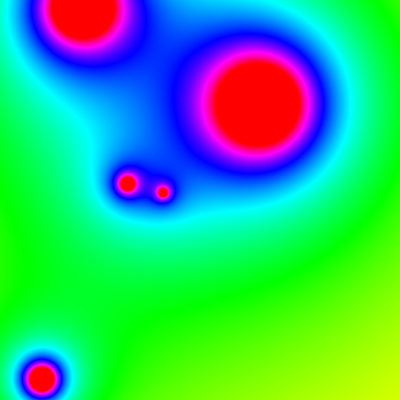
Frame 1 (no input)
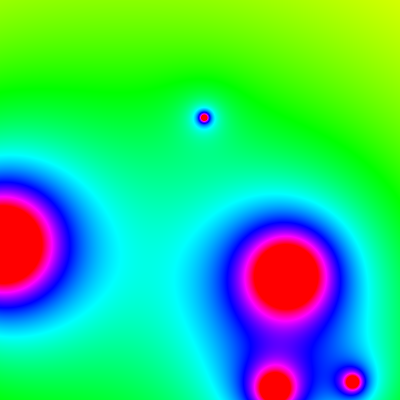
Frame 60 (the mouse pressed at the canvas centre just before this capture)
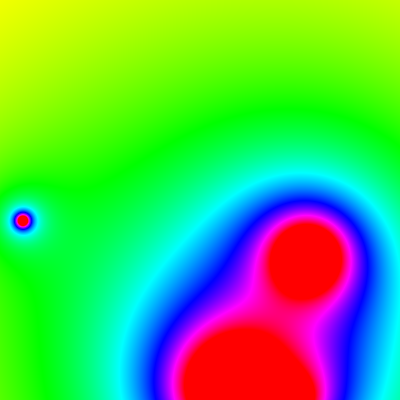
Frame 120 (the mouse held since frame 60 and released just before this capture)

The Processing sketch that drew these frames (run headless with seeded random() and noise(); from frame 60 on, the mouse is pressed at the canvas centre):

// Processing sketch: sketch
// ── sketch.pde
class Blob{
  float x,y,r;
  float speedx = random(10);
  float speedy = random(10);
  Blob(float x,float y){
    this.x=x;
    this.y=y;
    this.r=random(1);
  }
  void update(){
   this.x+=speedx;
   this.y+=speedy;
   if(x<0+this.r || x>width-this.r){
     speedx*=-1;
   }
   if(y<0+this.r || y>height-this.r){
     speedy*=-1;
   }
  }
  void show(){
    noFill();
    noStroke();
    ellipse(this.x,this.y,2*this.r,2*this.r);
  }
}

int size = 5;
Blob[] blobs = new Blob[size];

void setup(){
  size(400,400);
  background(255);
  for(int i=0;i<size;i++){
    blobs[i]=new Blob(random(width),random(height));
  }
  colorMode(HSB);
}

void draw(){
  loadPixels();
  for(int x=0;x<width;x++){
    for(int y=0;y<height;y++){
      int loc = x + y * width;
      float sum=0;
      for(int i=0;i<blobs.length;i++){
        float distance = dist(blobs[i].x,blobs[i].y,x,y);
        sum+=10000*blobs[i].r/distance;
        pixels[loc]=color(sum,255,255);
      }
    }
  } 
  updatePixels();
  for(int i=0;i<blobs.length;i++){
    blobs[i].update();
  }
}
